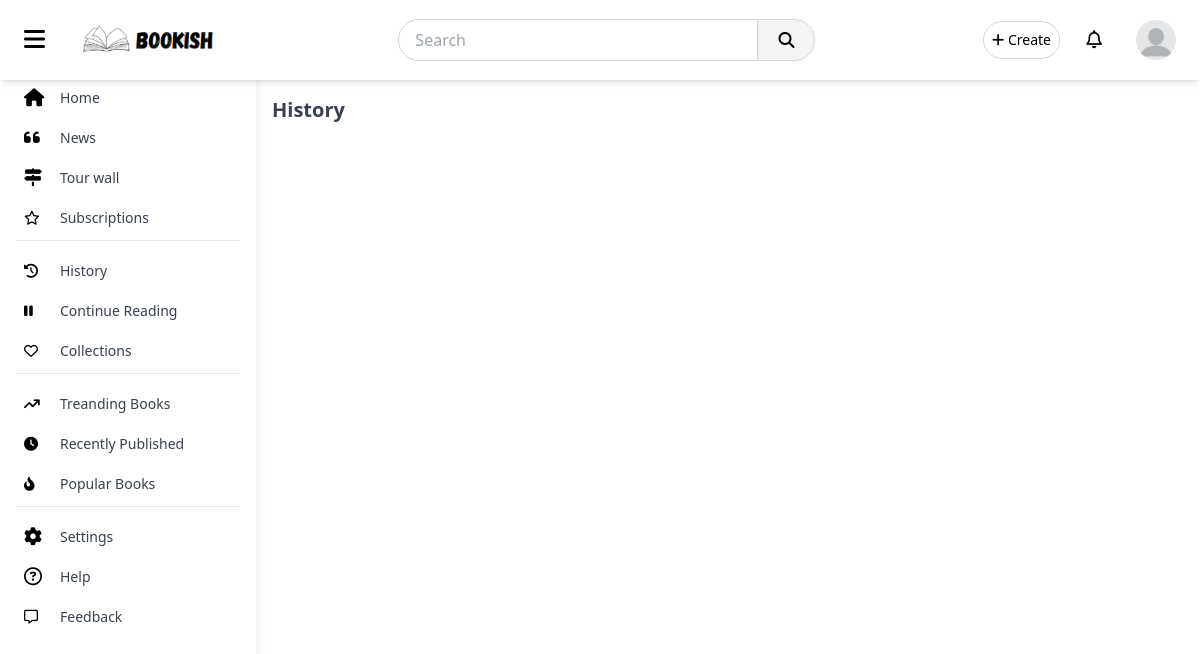
Before: /history (signed in) with the older database file.
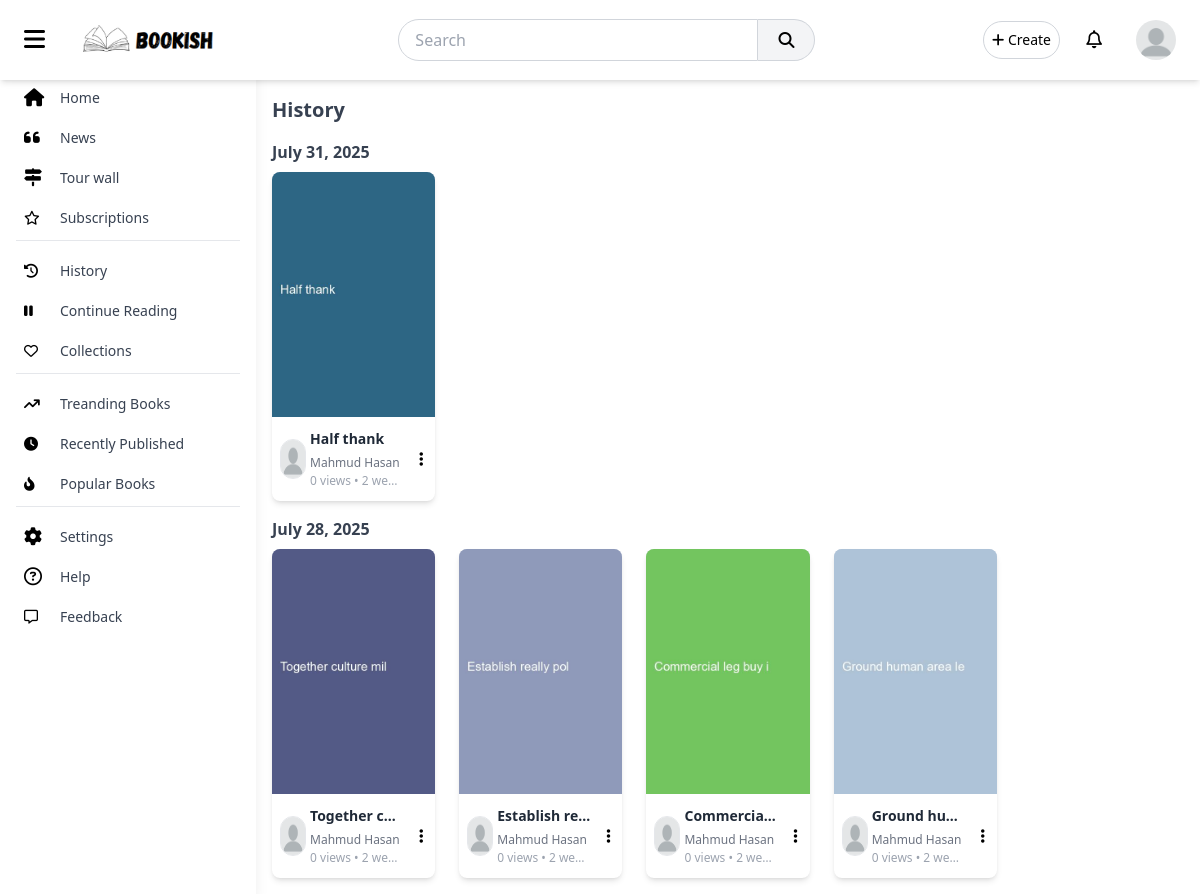
After: the same page with the newer database file.
### accounts/models.py (models this page shows, shortened)
class UserProfile(models.Model):
    user = models.OneToOneField(User, on_delete=models.CASCADE)
    full_name = models.CharField(max_length=100, blank=True, null=True)
    bio = models.TextField(blank=True, null=True)
    profile_picture = models.ImageField(upload_to='profile_pics/', default='profile_pics/default.png')
    created_at = models.DateTimeField(auto_now_add=True)
    updated_at = models.DateTimeField(auto_now=True)

### main/models.py (models this page shows, shortened)
class History(models.Model):
    user = models.ForeignKey(User, on_delete=models.CASCADE)
    book = models.ForeignKey(Book, on_delete=models.CASCADE, related_name="book_history", blank=True, null=True)
    news = models.ForeignKey(Book, on_delete=models.CASCADE, related_name="news_history", blank=True, null=True)
    created_at = models.DateTimeField(auto_now_add=True)
    updated_at = models.DateTimeField()

class Book(models.Model):
    title = models.CharField(max_length=255)
    slug = AutoSlugField(populate_from='title', unique=True)
    description = models.TextField()
    content = CKEditor5Field(config_name="extends")
    language = models.CharField(max_length=50, default="default")
    author = models.ForeignKey(User, on_delete=models.CASCADE, related_name='books')
    category = models.ForeignKey(Category, on_delete=models.CASCADE, related_name='books', blank=True, null=True)
    published_date = models.DateTimeField(auto_now_add=True)
    updated_date = models.DateTimeField(auto_now=True)
    likes = models.ManyToManyField(User, related_name='liked_books', blank=True)
    dislikes = models.ManyToManyField(User, related_name='disliked_books', blank=True)
    views = models.PositiveIntegerField(default=0)
    thumbnail = models.ImageField(upload_to='thumbnails/', blank=True, null=True)
    status = models.CharField(max_length=50, default='Public')
    objects = models.Manager()
    public_objects = PublicBookManager()

### main/views.py (the view)
# urls.py: path('history', views.history, name='history'),
@login_required(login_url='accounts:login')
def history(request):
    histories = History.objects.filter(user=request.user).order_by('-updated_at')
    today = timezone.now().date()
    yesterday = today - timezone.timedelta(days=1)
    history_dict = defaultdict(list)
    for history in histories:
        history_date = history.updated_at.date()
        if history_date == today:
            history_dict["Today"].append(history)
        elif history_date == yesterday:
            history_dict["Yesterday"].append(history)
        else:
            history_dict[history_date.strftime("%B %d, %Y")].append(history)
    return render(request, 'main/history.html', {'history_dict': dict(history_dict)})

### main/context_processors.py (called while the page is built)
def notifications(request):
    if request.user.is_authenticated:
        return {'notifications': Notification.objects.filter(user=request.user).order_by('-created_at')[:5]}
    else:
        return Notification.objects.none()

def unread_notifications(request):
    if request.user.is_authenticated:
        return {'unread_notifications': Notification.objects.filter(user=request.user, is_read=False).count()}
    else:
        return Notification.objects.none()

### templates/main/history.html (shortened to what this page needs)
{% extends 'base.html' %}
{% load static %}
{% block content %}
<h2 class="text-xl font-bold text-gray-700 mb-4">
    History
</h2>
{% for date, histories in history_dict.items %}
<h2 class="text-md font-bold text-gray-700 mb-2 mt-4">
    {{date}}
</h2>
<div class="grid grid-cols-1 sm:grid-cols-2 md:grid-cols-3 lg:grid-cols-5 gap-6">
    {% for history in histories %}
    <div class="bg-white shadow-md rounded-lg overflow-hidden cursor-pointer"
        onclick="location.href=`{% url 'main:book_view' history.book.slug %}`">
        <div class="relative bg-slate-300" style="padding-bottom: 150%;">
            <img alt="Book Thumbnail" class="absolute object-cover h-full w-full"
                src="{{ history.book.thumbnail.url }}" />
        </div>
        <div class="p-1 my-2">
            <div class="flex gap-2 justify-between items-center">
                <div onclick="event.stopPropagation();location.href=`{% url 'main:profile' history.book.author.username %}`">
                    <img alt="" class="h-10 w-10 mx-1 border rounded-full"
                        src="{{history.book.author.userprofile.profile_picture.url}}" />
                </div>
                <div class="max-w-[60%]">
                    <h3 class="text-sm  font-bold truncate text-gray-800">
                        {{history.book.title}}
                    </h3>
                    <a href="{% url 'main:profile' history.book.author.username %}" class="text-xs text-gray-500 hover:text-blue-400">
                        {{history.book.author.userprofile.full_name}}
                    </a>
                    <p class="text-xs text-gray-400 truncate">
                        {{history.book.views}} views • {{history.book.published_date|timesince}} ago
                    </p>
                </div>
                <div>
                    <button class="p-2" onclick="event.stopPropagation()">
                        <i class="fa fa-ellipsis-vertical">
                        </i>
                    </button>
                </div>
            </div>
        </div>
    </div>
    {% endfor %}
</div>
{% endfor %}
{% endblock %}

### templates/base.html (shortened to what this page needs)
<!DOCTYPE html>
<html lang="en">
  {% load static %}
  <head>
    <link rel="stylesheet" href="{% static 'css/output.css' %}" />
    <link rel="stylesheet" href="https://cdnjs.cloudflare.com/ajax/libs/font-awesome/6.7.2/css/all.min.css" />
  </head>
  <body>
    {% include 'components/user_nav.html' %}
    <div class="flex">
      {% include 'components/user_side_menu.html' %}
      <main class="flex-1 p-4 md:ml-64 mx-auto overflow-hidden overflow-y-auto" id="content">
        {% block content %}
        {% endblock %}
      </main>
    </div>
  </body>
</html>

### templates/components/user_nav.html (shortened to what this page needs)
{% load static %}
<header class="bg-white shadow-md sticky top-0 z-[999] px-4">
    <div class="flex items-center justify-between py-3">
        <div class="flex items-center space-x-4">
            <button class="px-2 rounded hover:bg-gray-200" id="menuToggle">
                <i class="fa fa-bars text-2xl"></i>
            </button>
            <a href="{% url 'main:index' %}">
                <img src="{% static 'logo.png' %}" class="h-12 hidden sm:block" alt=""></a>
        </div>
        <form action="{% url 'main:search' %}" method="get" class="hidden sm:flex md:flex items-center justify-center mx-4 flex-grow" id="default-search">
            <input type="text" placeholder="Search" name="q" value="{{q}}"
                class="w-2/4 border border-gray-300 rounded-l-full py-2 px-4 focus:outline-none">
            <button type="submit"
                class="px-5 py-2 bg-gray-100 border-t border-b border-r border-gray-300 rounded-r-full hover:bg-gray-200">
                <i class="fa fa-search"></i>
            </button>
        </form>
        <div class="flex items-center space-x-4">
            {% if user.is_authenticated %}
            <div class="relative">
                <button class="dropdownButton p-2 border border-gray-300 rounded-full text-sm">
                    <i class="fa fa-plus"></i> Create
                </button>
            </div>
            <div class="sm:relative">
                <button class="dropdownButton text-lg w-9 fa-regular fa-bell">
                </button>
            </div>
            {% include 'components/profile_menu.html' %}
            {% endif %}
        </div>
    </div>
</header>

### templates/components/profile_menu.html (shortened to what this page needs)
<div class="relative">
    <button class="dropdownButton p-2 rounded-full hover:bg-gray-200">
        <img src="{{user.userprofile.profile_picture.url}}" class="h-10 w-10 rounded-full" alt="">
    </button>
</div>

### templates/components/user_side_menu.html (shortened to what this page needs)
<aside class="z-50 pt-20 fixed top-0 h-full md:w-64 bg-white shadow-lg p-4 overflow-y-auto transform -translate-x-full transition-all duration-300 ease-in-out md:translate-x-0"
id="sidebar">
<nav>
    <ul class="space-y-1 text-sm">
        <li onclick="location.href=`{% url 'main:index' %}`"
        class="flex items-center space-x-3 p-2 rounded-lg hover:bg-gray-100 cursor-pointer menu-item">
            <i class="fa fa-house text-lg w-6"></i>
            <span class="text-gray-700">Home</span>
        </li>
        <li onclick="location.href=`{% url 'news:news_feed' %}`"
        class="flex items-center space-x-3 p-2 rounded-lg hover:bg-gray-100 cursor-pointer menu-item">
            <i class="fa fa-quote-left text-lg w-6"></i>
            <span class="text-gray-700">News</span>
        </li>
        <li onclick="location.href=`{% url 'travel:tour_wall' %}`"
        class="flex items-center space-x-3 p-2 rounded-lg hover:bg-gray-100 cursor-pointer menu-item">
            <i class="fa fa-map-signs text-lg w-6"></i>
            <span class="text-gray-700">Tour wall</span>
        </li>
        <li onclick="location.href=`{% url 'main:subscriptions' %}`"
        class="flex items-center space-x-3 p-2 rounded-lg hover:bg-gray-100 cursor-pointer menu-item">
            <i class="fa-regular fa-star w-6"></i>
            <span class="text-gray-700">Subscriptions</span>
        </li>
        <hr class="pt-2">
        <li onclick="location.href=`{% url 'main:history' %}`"
        class="flex items-center space-x-3 p-2 rounded-lg hover:bg-gray-100 cursor-pointer menu-item">
            <i class="fa fa-history w-6"></i>
            <span class="text-gray-700">History</span>
        </li>
        <li onclick="location.href=`{% url 'main:continue_reading' %}`"
        class="flex items-center space-x-3 p-2 rounded-lg hover:bg-gray-100 cursor-pointer menu-item">
            <i class="fa fa-pause w-6"></i>
            <span class="text-gray-700 whitespace-pre-wrap">Continue Reading</span>
        </li>
        <li onclick="location.href=`{% url 'main:collections' %}`"
        class="flex items-center space-x-3 p-2 rounded-lg hover:bg-gray-100 cursor-pointer menu-item">
            <i class="fa-regular fa-heart w-6"></i>
            <span class="text-gray-700">Collections</span>
        </li>
        <hr class="pt-2">
        <li onclick="location.href=`{% url 'main:trending' %}`"
        class="flex items-center space-x-3 p-2 rounded-lg hover:bg-gray-100 cursor-pointer menu-item">
            <i class="fa fa-arrow-trend-up w-6"></i>
            <span class="text-gray-700">Treanding Books</span>
        </li>
        <li onclick="location.href=`{% url 'main:recent' %}`"
        class="flex items-center space-x-3 p-2 rounded-lg hover:bg-gray-100 cursor-pointer menu-item">
            <i class="fa fa-clock w-6"></i>
            <span class="text-gray-700">Recently Published</span>
        </li>
        <li onclick="location.href=`{% url 'main:popular' %}`"
        class="flex items-center space-x-3 p-2 rounded-lg hover:bg-gray-100 cursor-pointer menu-item">
            <i class="fa fa-fire-flame-curved w-6"></i>
            <span class="text-gray-700">Popular Books</span>
        </li>
        <hr class="pt-2">
        <li class="flex items-center space-x-3 p-2 rounded-lg hover:bg-gray-100 cursor-pointer menu-item">
            <i class="fa fa-gear text-lg w-6"></i>
            <span class="text-gray-700">Settings</span>
        </li>
        <li class="flex items-center space-x-3 p-2 rounded-lg hover:bg-gray-100 cursor-pointer menu-item">
            <i class="fa-regular fa-circle-question text-lg w-6"></i>
            <span class="text-gray-700">Help</span>
        </li>
        <li class="flex items-center space-x-3 p-2 rounded-lg hover:bg-gray-100 cursor-pointer menu-item">
            <i class="fa-regular fa-message w-6"></i>
            <span class="text-gray-700">Feedback</span>
        </li>
    </ul>
</nav>
</aside>

Changed rows visible on the page:
added History: date "July 31, 2025", book.thumbnail (picture), book.author.userprofile.profile_picture (placeholder picture), book "Half thank", book.author.userprofile.full_name "Mahmud Hasan", book.views "0", book.published_date "2 we…"
added History: date "July 28, 2025", book.thumbnail (picture), book.author.userprofile.profile_picture (placeholder picture), book "Together c…", book.author.userprofile.full_name "Mahmud Hasan", book.views "0", book.published_date "2 we…"
added History: book.thumbnail (picture), book.author.userprofile.profile_picture (placeholder picture), book "Establish re…", book.author.userprofile.full_name "Mahmud Hasan", book.views "0", book.published_date "2 we…", shown under "July 28, 2025"
added History: book.thumbnail (picture), book.author.userprofile.profile_picture (placeholder picture), book "Commercia…", book.author.userprofile.full_name "Mahmud Hasan", book.views "0", book.published_date "2 we…", shown under "July 28, 2025"
added History: book.thumbnail (picture), book.author.userprofile.profile_picture (placeholder picture), book "Ground hu…", book.author.userprofile.full_name "Mahmud Hasan", book.views "0", book.published_date "2 we…", shown under "July 28, 2025"
